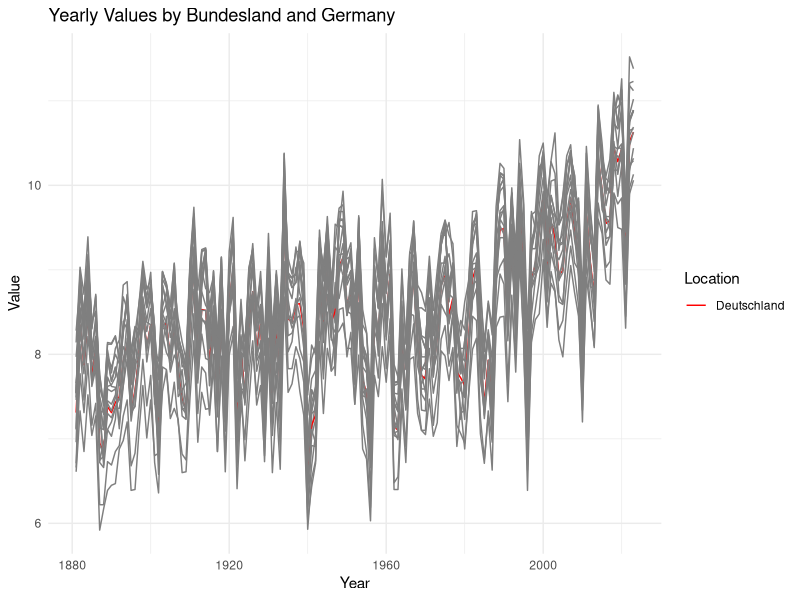
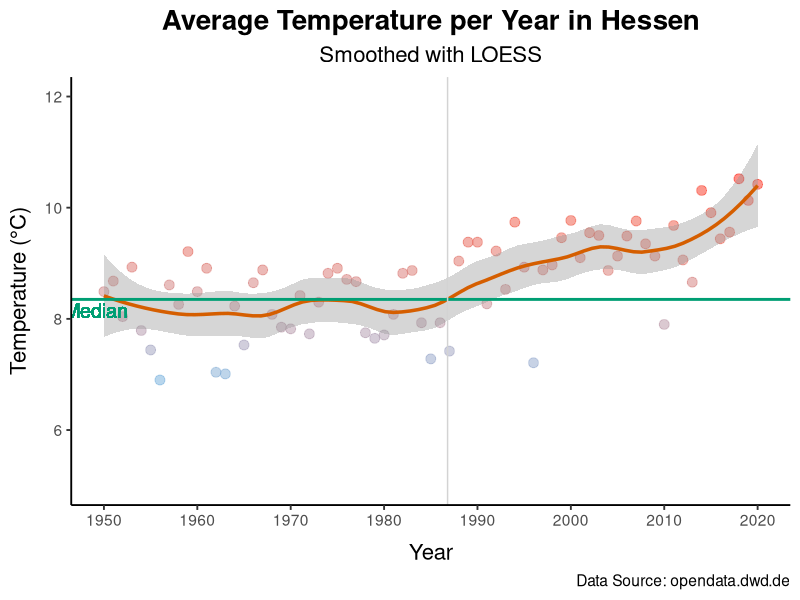
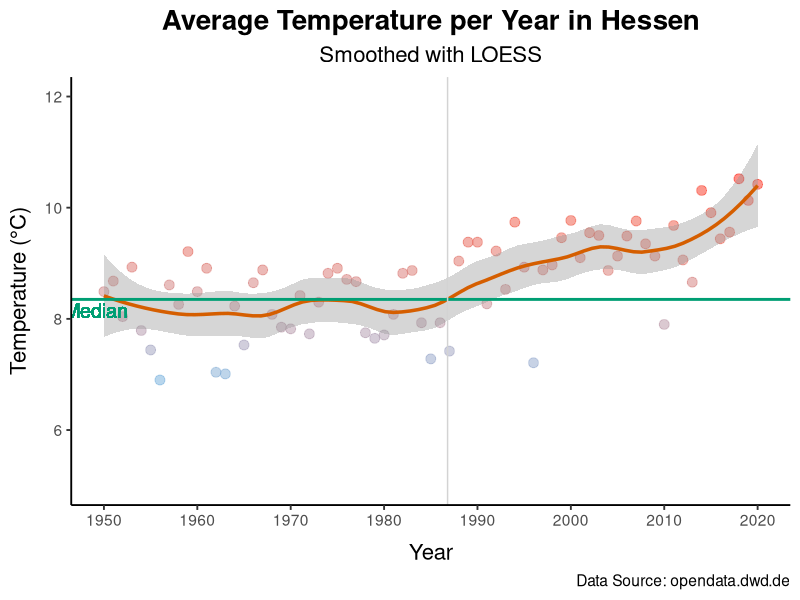

These charts were generated, in order, by the following R code:
library(tidyverse)

# https://www.dwd.de/DE/leistungen/cdc/cdc_ueberblick-klimadaten.html
# https://opendata.dwd.de/climate_environment/CDC/regional_averages_DE/annual/air_temperature_mean/

data <- read.csv("data.csv", sep = ";") %>% 
  select(-X, -Jahr.1)

data_long <- pivot_longer(data, -Jahr, names_to = "Location", values_to = "Value")

ggplot(data_long, aes(x = Jahr, y = Value, color = Location)) + 
  geom_line() +
  scale_color_manual(values = c(rep("blue", length(unique(data_long$Location)) - 1), "Deutschland" = "red")) +
  theme_minimal() +
  labs(title = "Yearly Values by Bundesland and Germany",
       x = "Year",
       y = "Value",
       color = "Location")

data_hessen <- data_long %>% filter(Location == "Hessen")






ggplot(data_hessen, aes(x = Jahr, y = Value)) + 
  geom_point(aes(color = Value), alpha=0.5, size = 3, shape = 19) +  
  geom_smooth(method = "loess", span=0.4, color = "#D55E00", size = 1.2) +
  geom_hline(yintercept = median(data_hessen$Value), color = "#009E73", size = 1) +
  geom_text(aes(x = min(Jahr)+75, y = median(Value)-0.2, label = "Median"), color = "#009E73", hjust = 1.5, size = 5) +
  scale_color_gradient(low = "#56B4E9", high = "red") +
  geom_vline(xintercept = 1986.8, color = "lightgrey") + 
  theme_classic(base_size = 14) +
  theme(legend.position = "none",
        plot.title = element_text(size = 20, face = "bold", hjust = 0.5),
        plot.subtitle = element_text(size = 16, hjust = 0.5),
        axis.title.x = element_text(size = 16, margin = margin(t = 10)),
        axis.title.y = element_text(size = 16, margin = margin(r = 10))) +
  scale_y_continuous(limits = c(5, 12), breaks = seq(0, 12, 2)) +
  scale_x_continuous(limits = c(1950, 2020), breaks = seq(1950, 2020, 10)) +
  labs(title = "Average Temperature per Year in Hessen",
       subtitle = "Smoothed with LOESS",
       caption = "Data Source: opendata.dwd.de",
       x = "Year",
       y = "Temperature (°C)")

ggsave("plot.png",width = 10,height = 6.5, dpi = 1000)

